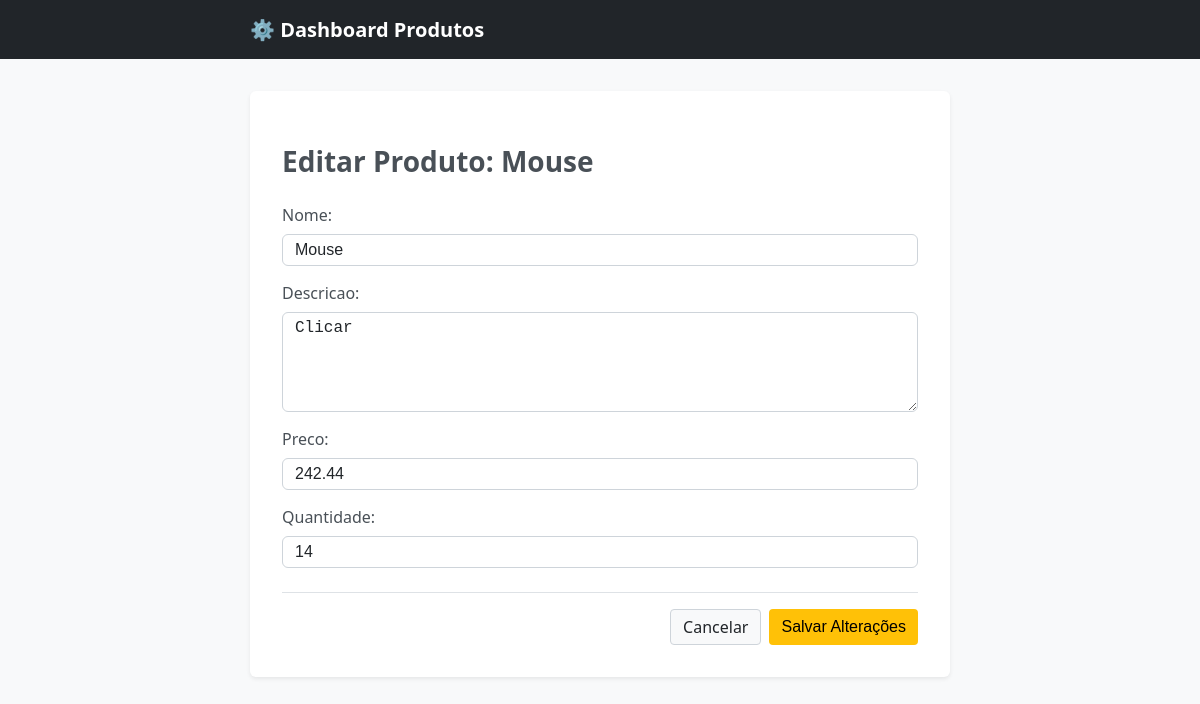
The page /produtos/editar/2/ on the database its author committed.
### produtos/models.py (models this page shows, shortened)
class produtosModel(models.Model):
    nome = models.CharField(max_length=100)
    descricao = models.TextField()
    preco = models.DecimalField(max_digits=10, decimal_places=2)
    quantidade = models.IntegerField()

### produtos/views.py (the view)
# urls.py: path('editar/<int:id>/', views.produtos_editar, name='produtos_editar'),
def produtos_editar(request, id): # <--- Alterado aqui
    produto = get_object_or_404(produtosModel, id=id)
    if request.method == 'POST':
        form = produtoForm(request.POST, instance=produto)
        if form.is_valid():
            form.save()
            return redirect('produtos:produtos_home')
    else:
        form = produtoForm(instance=produto)
    context = {
        'form': form,
        'produto': produto
    }
    return render(request, 'produtos/editar.html', context)

### produtos/forms.py
class produtoForm(forms.ModelForm):
    class Meta:
        model = produtosModel
        fields = ['nome', 'descricao', 'preco', 'quantidade']
        error_messages = {
            'nome': {
            'required': '',
            },
            'descricao': {
            'required': '',
            },
            'preco': {
            'required': '',
            },
            'quantidade': {
            'required': '',
            },
        }

### produtos/templates/produtos/editar.html (shortened to what this page needs)
<!DOCTYPE html>
<html lang="pt-br">
<head>
</head>
<body>
    <nav class="navbar"><div class="container"><a class="navbar-brand" href="{% url 'produtos:produtos_home' %}">⚙️ Dashboard Produtos</a></div></nav>
    <div class="container">
        <div class="card">
            <h1 class="h3">Editar Produto: {{ produto.nome }}</h1>
            <form method="post">
                {{ form.as_p }}
                <div class="d-flex">
                    <a href="{% url 'produtos:produtos_home' %}" class="btn btn-light">Cancelar</a>
                    <button type="submit" class="btn btn-warning">Salvar Alterações</button>
                </div>
            </form>
        </div>
    </div>
</body>
</html>

### produtos/templates/produtos/editar.html (style rules this page uses)
body { font-family: 'Segoe UI', Tahoma, Geneva, Verdana, sans-serif; background-color: #f8f9fa; color: #333; margin: 0; padding: 0; }
.navbar { background-color: #212529; padding: 1rem; margin-bottom: 2rem; }
.navbar-brand { color: #fff; text-decoration: none; font-weight: bold; font-size: 1.25rem; }
.container { max-width: 700px; margin: 0 auto; padding: 0 15px; }
.card { background: #fff; border-radius: 0.375rem; box-shadow: 0 0.125rem 0.25rem rgba(0,0,0,0.075); padding: 2rem; border: 0; margin-top: 1rem; }
.h3 { font-size: 1.75rem; margin-bottom: 1.5rem; color: #495057; }
.btn { display: inline-block; font-weight: 400; text-align: center; padding: 0.375rem 0.75rem; font-size: 1rem; border-radius: 0.25rem; text-decoration: none; cursor: pointer; }
.btn-warning { color: #000; background-color: #ffc107; border: none; font-weight: 500; }
.btn-light { color: #212529; background-color: #f8f9fa; border: 1px solid #ced4da; }
.d-flex { display: flex; justify-content: flex-end; gap: 0.5rem; margin-top: 1.5rem; border-top: 1px solid #dee2e6; padding-top: 1rem; }
p { margin-bottom: 1rem; }
label { display: block; margin-bottom: 0.5rem; font-weight: 500; color: #495057; }
input[type="text"], input[type="number"], textarea, select { display: block; width: 100%; padding: 0.375rem 0.75rem; font-size: 1rem; color: #212529; background-color: #fff; border: 1px solid #ced4da; border-radius: 0.375rem; box-sizing: border-box; }
textarea { height: 100px; resize: vertical; }

### rows shown on the page
produtosModel: nome "Mouse", descricao "Clicar", preco "242.44", quantidade "14"
